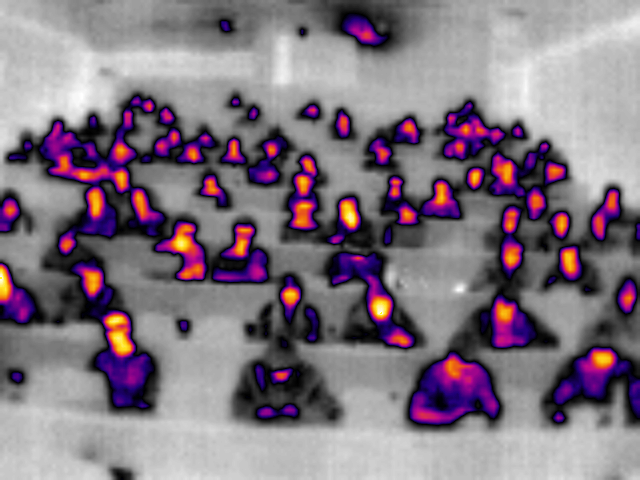
#> input picture testImages/LeptonImages/A2_Monday13May_fullLecutre.png, 640 x 480 px
$ python differentialThreshold.py
#> lines starting #> are read from the running program, lines starting #| are printed output that depends on the picture; after the words box and inside, x2 and y2 are one past the last pixel; in counts of white or black regions, pixels touching at a corner belong together
import cv2
import numpy as np
from matplotlib import pyplot as plt


def nothing(x):
    pass

def cropImage(image, minHeight, maxHeight):
    croppedImg = image[minHeight:maxHeight]
    return croppedImg

def reconstructImage(reconstructedImg, croppedThresh, minHeight, maxHeight):
    reconstructedImg[minHeight:maxHeight] = croppedThresh
    return reconstructedImg


def threshold():

    image = cv2.imread('../testImages/LeptonImages/A2_Monday13May_fullLecutre.png')
#> image is the input picture: shape (480, 640, 3); mean B, G, R 128.1, 116.8, 129.9
    cv2.imshow('image',image)

    cv2.namedWindow('Threshold', cv2.WINDOW_AUTOSIZE)
    cv2.createTrackbar('constant', 'Threshold', 0, 255, nothing)
    cv2.createTrackbar('var', 'Threshold', 0, 255, nothing)
    cv2.createTrackbar('split#', 'Threshold', 1, 255, nothing)

    cv2.namedWindow('erosion', cv2.WINDOW_AUTOSIZE)
    cv2.createTrackbar('erosion K size', 'erosion', 1, 100, nothing)
    cv2.createTrackbar('erosion iterations', 'erosion', 1, 100, nothing)

    cv2.namedWindow('dilation', cv2.WINDOW_AUTOSIZE)
    cv2.createTrackbar('dilation K size', 'dilation', 1, 100, nothing)
    cv2.createTrackbar('dilation iterations', 'dilation', 1, 100, nothing)

    cv2.namedWindow('closing', cv2.WINDOW_AUTOSIZE)
    cv2.createTrackbar('closing K size', 'closing', 1, 100, nothing)

    cv2.namedWindow('BackgroundThresh', cv2.WINDOW_AUTOSIZE)
    cv2.createTrackbar('threshVal', 'BackgroundThresh', 1, 255, nothing)

    image = cv2.imread('../testImages/LeptonImages/A2_Monday13May_fullLecutre.png')
    height, width = image.shape[:2]
#> height = 480; width = 640

    gray = cv2.cvtColor(image, cv2.COLOR_BGR2GRAY)
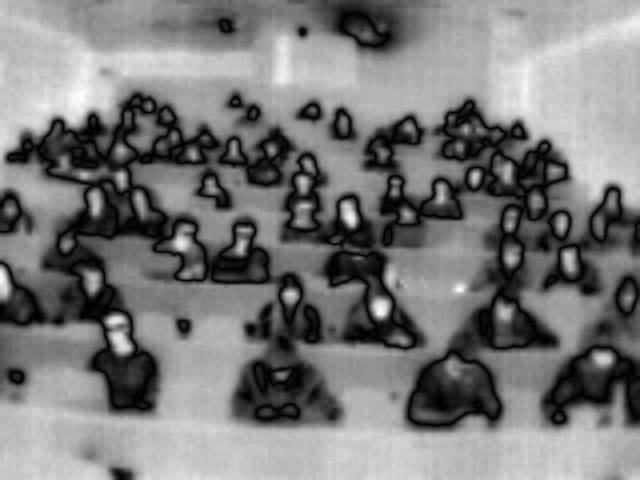
#> gray: shape (480, 640); min 0, max 255, mean 122
    reconstructedImage = gray.copy()
    grayGaus = cv2.GaussianBlur(gray, (3, 3), 0) # kernel has to be odd

    HSVimage = cv2.cvtColor(image,cv2.COLOR_BGR2HSV)
#> HSVimage: shape (480, 640, 3); mean H, S, V 20.3, 41.6, 135.3
    huh = HSVimage[:,:,2]
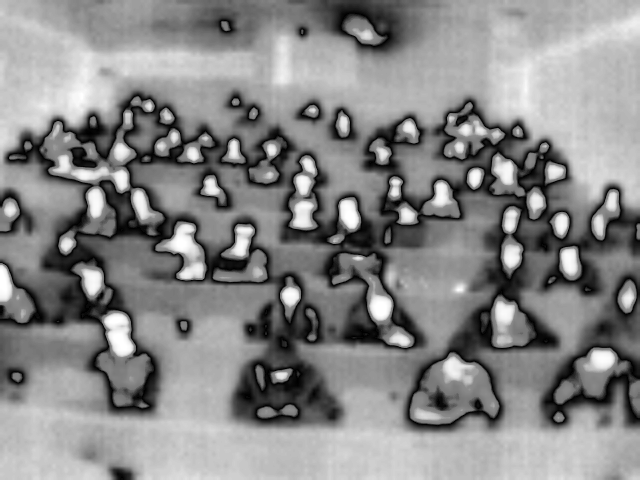
#> huh: shape (480, 640); min 0, max 255, mean 135.3
    HSVgray = cv2.cvtColor(HSVimage, cv2.COLOR_BGR2GRAY)
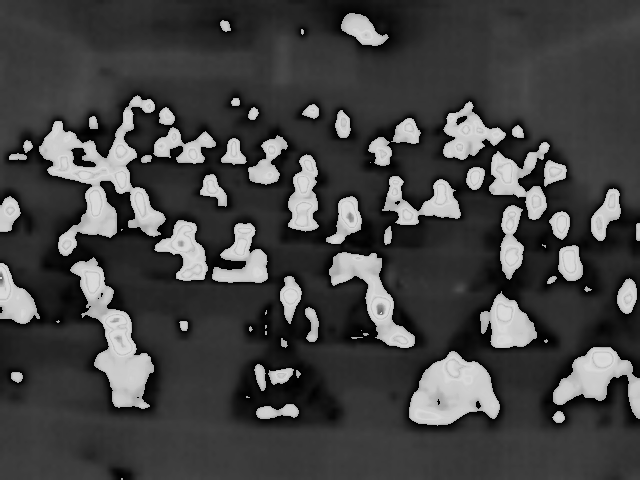
#> HSVgray: shape (480, 640); min 0, max 218, mean 67.2
    cv2.imshow('HSVgray',HSVgray)
    HSVgrayGaus = cv2.GaussianBlur(HSVgray, (3, 3), 0) # kernel has to be odd  Probably remove this..

    kernelSize = 1
    dilationIterations = 1
    kernel = np.ones((kernelSize,kernelSize),np.uint8)

    HSVgrayThresholded = cv2.threshold(HSVgray,76,255,cv2.THRESH_BINARY)[1]
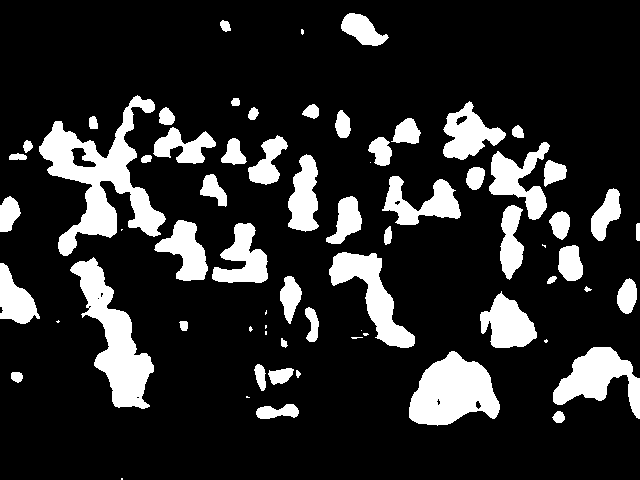
#> HSVgrayThresholded: shape (480, 640); 16.9% white; 69 white regions (15 under 20 px), largest, box (x1, y1, x2, y2) and area: (39, 95, 166, 256) 7011, (70, 257, 154, 409) 4895, (409, 351, 500, 426) 4494
    cv2.imshow('HSVgrayThresholded before edit',HSVgrayThresholded)
    dilation = cv2.dilate(HSVgrayThresholded, kernel, iterations=1) # expands white object on black background
    cv2.imshow('dilation',dilation)
    erosion = cv2.erode(dilation, kernel, iterations=1) # reduces white object on black background
    cv2.imshow('erosion',erosion)
    goodParts = cv2.bitwise_and(huh,erosion)
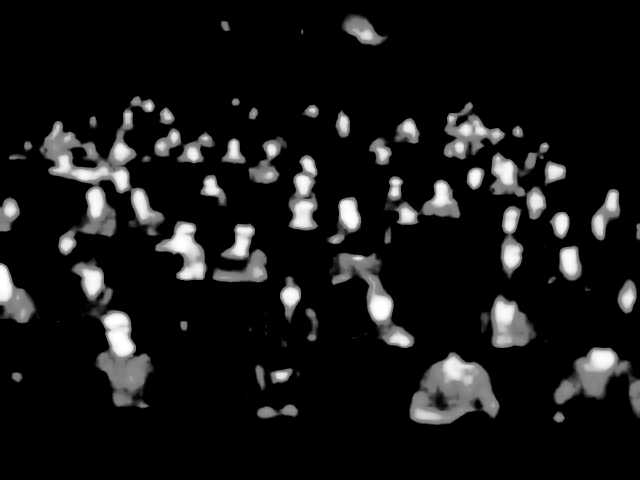
#> goodParts: shape (480, 640); min 0, max 255, mean 22.2
    cv2.imshow('HSVimage',HSVimage)
    cv2.imshow('huh',huh)


    cv2.imshow('gray',gray)


    cv2.imshow('HSVgrayGaus',HSVgrayGaus)
    while True:
        thresholdValue = cv2.getTrackbarPos('threshVal', 'BackgroundThresh')
        print('thresholdValue: %d'%thresholdValue)
        thresholdValue = 76

        numSplits = cv2.getTrackbarPos('split#', 'Threshold')
        diffThreshConstant = cv2.getTrackbarPos('constant', 'Threshold')
        diffThreshVar = cv2.getTrackbarPos('var', 'Threshold')

        erosionKernelSize = cv2.getTrackbarPos('erosion K size', 'erosion')
        erosionIterations = cv2.getTrackbarPos('erosion iterations', 'erosion')

        dilationKernelSize = cv2.getTrackbarPos('dilation K size', 'dilation')
        dilationIterations = cv2.getTrackbarPos('dilation iterations', 'dilation')

        closingKernelSize = cv2.getTrackbarPos('closing K size', 'closing')
        #numSplits = 100
        #diffThreshConstant = 128 # removes centre front person. Doesnt filter out background at bottom. Pretty good otherwise
        #diffThreshVar = 1
        '''
        numSplits = 100
        diffThreshConstant = 128
        diffThreshVar = 1
        '''
        # [9 lines of commented-out code are left out]
        cv2.imshow('goodParts',goodParts)
        outsuThresh = cv2.threshold(gray, 0, 255,cv2.THRESH_BINARY | cv2.THRESH_OTSU)[1]
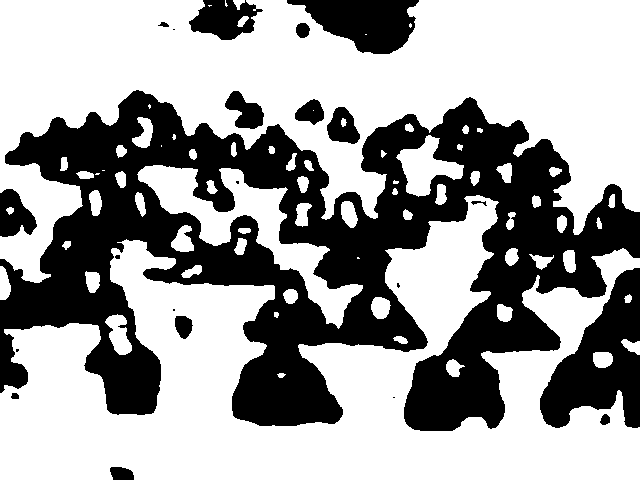
#> outsuThresh: shape (480, 640); 62.2% white; 22 black regions (7 under 20 px), largest, box (x1, y1, x2, y2) and area: (0, 90, 640, 431) 97034, (540, 268, 640, 428) 8436, (287, 0, 419, 54) 4445

        deltaHeight = float(height)/numSplits
#> deltaHeight = 480
        print('diffThreshConstant: %d, diffThreshVar: %.2f, height: %d, deltaHeight: %.2f'%(diffThreshConstant,diffThreshVar,height,deltaHeight))
#| diffThreshConstant: 0, diffThreshVar: 0.00, height: 480, deltaHeight: 480.00
        for i in range(0, numSplits+1):
            minHeight = int(i*deltaHeight)
#> minHeight = 0
            maxHeight = int((i+1)*deltaHeight)
#> maxHeight = 480
            croppedImg = cropImage(goodParts, minHeight, maxHeight)
            diffThreshValue = diffThreshConstant + diffThreshVar*(numSplits-i)
            ret,cropThreshImage = cv2.threshold(croppedImg,diffThreshValue,255,cv2.THRESH_BINARY)
#> ret = 0
            reconstructedImage = reconstructImage(reconstructedImage, cropThreshImage, minHeight, maxHeight)

        diffThreshImage = reconstructedImage.copy()
        cv2.imshow('Threshold',diffThreshImage)

        erosionKernel = np.ones((erosionKernelSize,erosionKernelSize),np.uint8)
        dilationKernel = np.ones((dilationKernelSize,dilationKernelSize),np.uint8)
        closingKernel = np.ones((closingKernelSize,closingKernelSize),np.uint8)

        dilation = cv2.dilate(diffThreshImage, dilationKernel, iterations=dilationIterations) # expands white object on black background
        erosion = cv2.erode(dilation, erosionKernel, iterations=erosionIterations) # reduces white object on black background
        #opening = cv2.morphologyEx(diffThreshImage, cv2.MORPH_OPEN, openingKernel) # expands any gaps in white objects
        closing = cv2.morphologyEx(diffThreshImage, cv2.MORPH_CLOSE, closingKernel) # reduces any gaps in white objects

        cv2.imshow('dilation',dilation)
        cv2.imshow('erosion',erosion)
        #cv2.imshow('opening',opening)
        cv2.imshow('closing',closing)
        cv2.waitKey(100)

if __name__ == "__main__":
#> (the run stopped early here; a loop or call above may not have finished)

$ run again, with testImages/LeptonImages/A5_halfFull_closeBlobs.png copied over testImages/LeptonImages/A2_Monday13May_fullLecutre.png
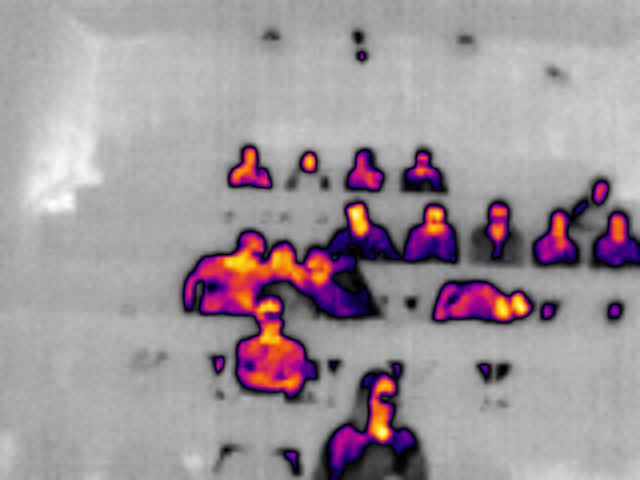
#> input picture testImages/LeptonImages/A5_halfFull_closeBlobs.png, 640 x 480 px
#> in threshold, image is the input picture: shape (480, 640, 3); mean B, G, R 154.6, 148.9, 159.4
#> HSVimage: shape (480, 640, 3); mean H, S, V 12.1, 25.3, 161.8
#> in threshold, `HSVgrayThresholded = cv2.threshold(HSVgray,76,255,cv2.THRESH_BINARY)[1]`:
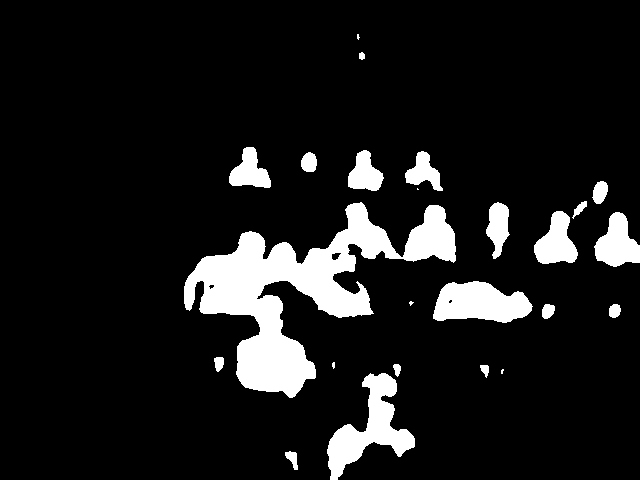
#> HSVgrayThresholded: shape (480, 640); 10.5% white; 24 white regions (5 under 20 px), largest, box (x1, y1, x2, y2) and area: (184, 202, 456, 398) 17665, (327, 373, 415, 480) 3625, (433, 281, 533, 323) 3002
#> in threshold, `outsuThresh = cv2.threshold(gray, 0, 255,cv2.THRESH_BINARY | cv2.THRES..`:
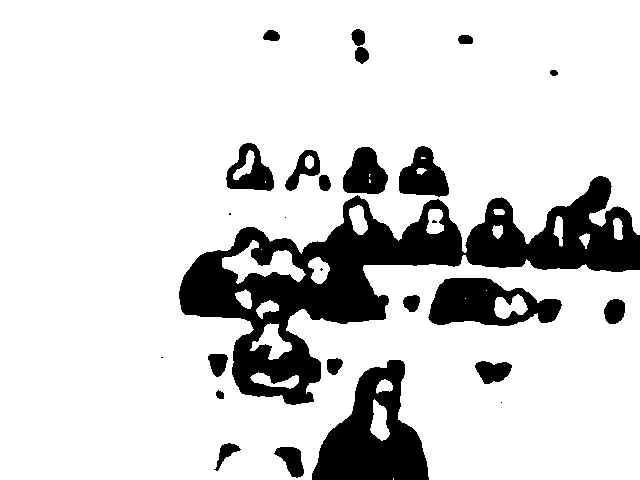
#> outsuThresh: shape (480, 640); 83.5% white; 27 black regions (6 under 20 px), largest, box (x1, y1, x2, y2) and area: (179, 176, 640, 405) 30371, (312, 360, 429, 480) 7700, (428, 278, 562, 326) 4011
#| diffThreshConstant: 0, diffThreshVar: 0.00, height: 480, deltaHeight: 480.00
#> ret = 0

$ run again, with testImages/LeptonImages/A5_halfFull_peopleStanding_angled.png copied over testImages/LeptonImages/A2_Monday13May_fullLecutre.png
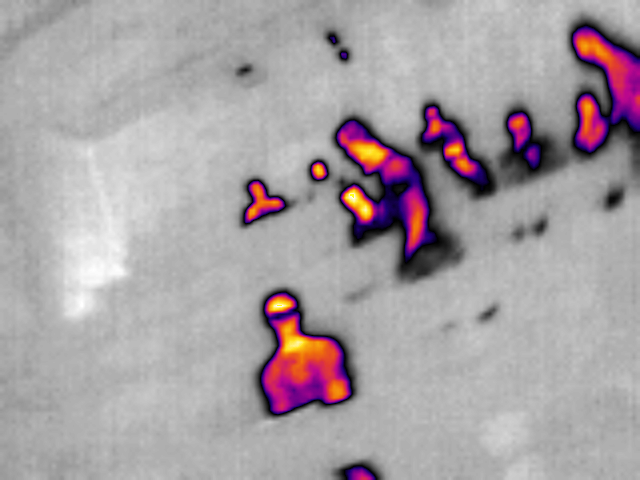
#> input picture testImages/LeptonImages/A5_halfFull_peopleStanding_angled.png, 640 x 480 px
#> in threshold, image is the input picture: shape (480, 640, 3); mean B, G, R 163.5, 159.7, 167.8
#> HSVimage: shape (480, 640, 3); mean H, S, V 8.7, 18, 169.2
#> in threshold, `HSVgrayThresholded = cv2.threshold(HSVgray,76,255,cv2.THRESH_BINARY)[1]`:
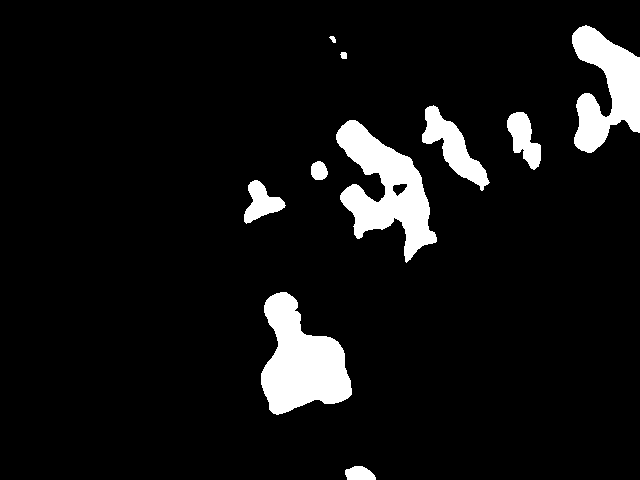
#> HSVgrayThresholded: shape (480, 640); 7.5% white; 10 white regions, largest, box (x1, y1, x2, y2) and area: (261, 292, 352, 415) 6765, (336, 120, 437, 263) 6541, (572, 25, 640, 153) 5052
#> in threshold, `outsuThresh = cv2.threshold(gray, 0, 255,cv2.THRESH_BINARY | cv2.THRES..`:
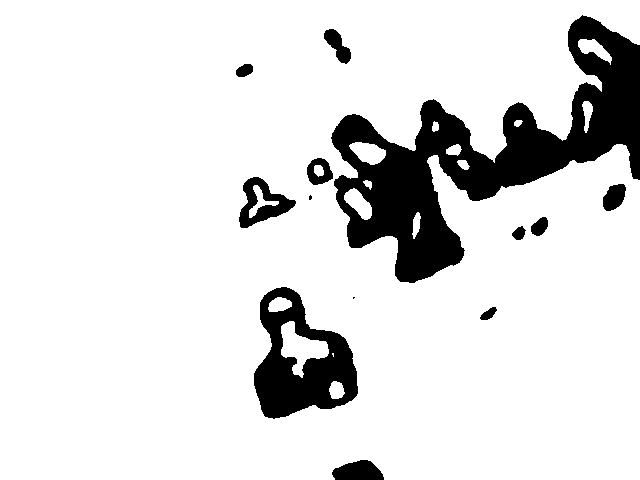
#> outsuThresh: shape (480, 640); 87.5% white; 13 black regions (2 under 20 px), largest, box (x1, y1, x2, y2) and area: (331, 15, 640, 283) 27030, (254, 287, 358, 419) 7212, (239, 177, 296, 228) 1305
#| diffThreshConstant: 0, diffThreshVar: 0.00, height: 480, deltaHeight: 480.00
#> ret = 0

$ run again, with testImages/LeptonImages/A5_half_full_thur_9_may.png copied over testImages/LeptonImages/A2_Monday13May_fullLecutre.png
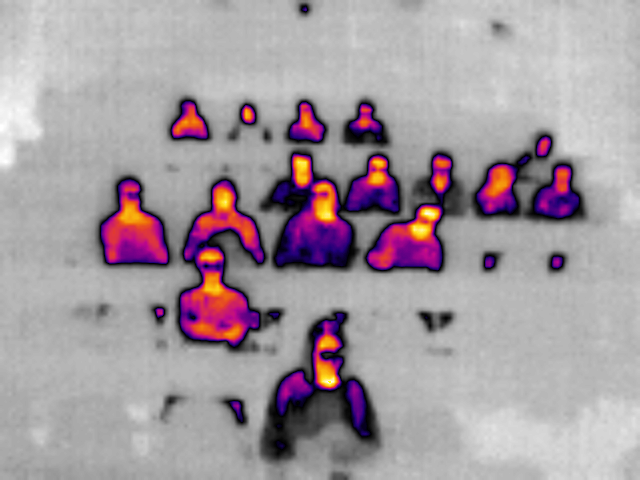
#> input picture testImages/LeptonImages/A5_half_full_thur_9_may.png, 640 x 480 px
#> in threshold, image is the input picture: shape (480, 640, 3); mean B, G, R 159.7, 153.2, 164.4
#> HSVimage: shape (480, 640, 3); mean H, S, V 13.1, 26.6, 166.9
#> in threshold, `HSVgrayThresholded = cv2.threshold(HSVgray,76,255,cv2.THRESH_BINARY)[1]`:
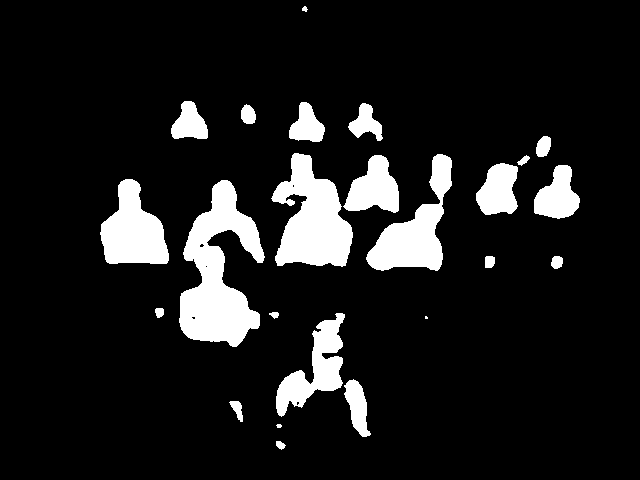
#> HSVgrayThresholded: shape (480, 640); 11.1% white; 24 white regions (2 under 20 px), largest, box (x1, y1, x2, y2) and area: (179, 180, 265, 347) 7603, (271, 153, 353, 267) 5655, (366, 154, 452, 271) 4198
#> in threshold, `outsuThresh = cv2.threshold(gray, 0, 255,cv2.THRESH_BINARY | cv2.THRES..`:
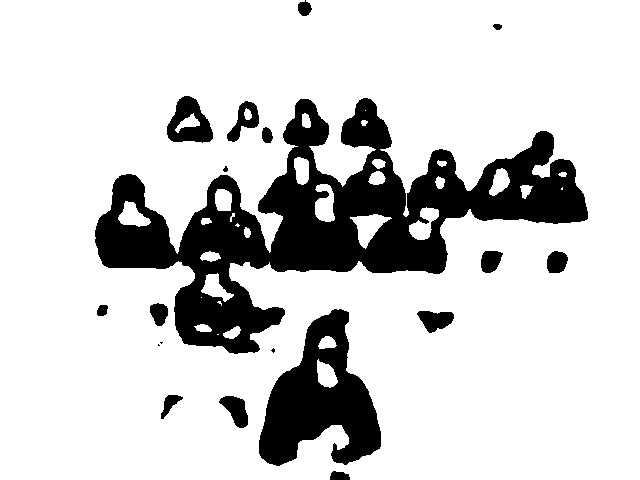
#> outsuThresh: shape (480, 640); 81.7% white; 19 black regions (3 under 20 px), largest, box (x1, y1, x2, y2) and area: (95, 98, 588, 354) 41063, (259, 309, 381, 466) 10241, (167, 96, 213, 143) 1289
#| diffThreshConstant: 0, diffThreshVar: 0.00, height: 480, deltaHeight: 480.00
#> ret = 0
